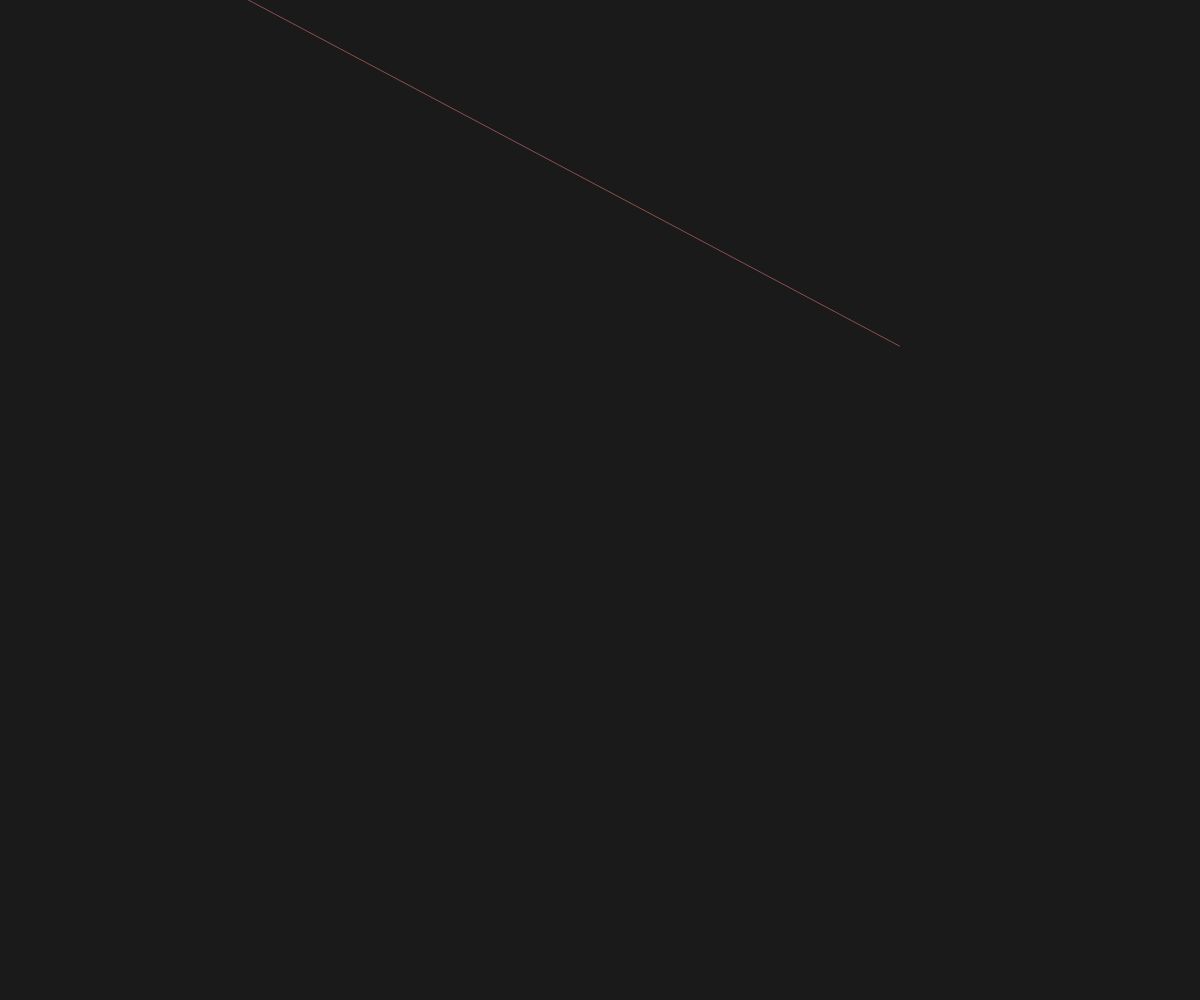
Frame 1 (no input)
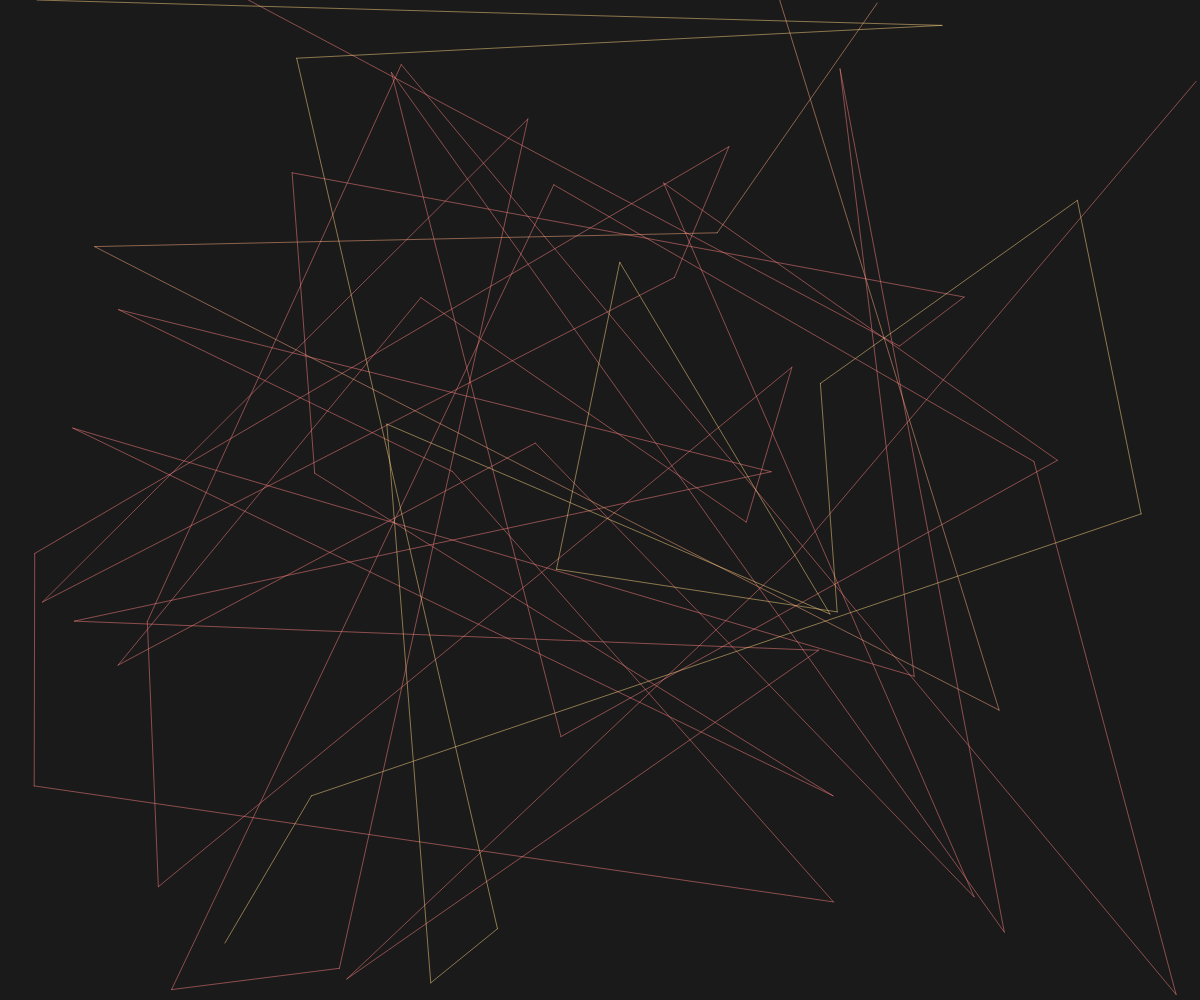
Frame 60 (no input)
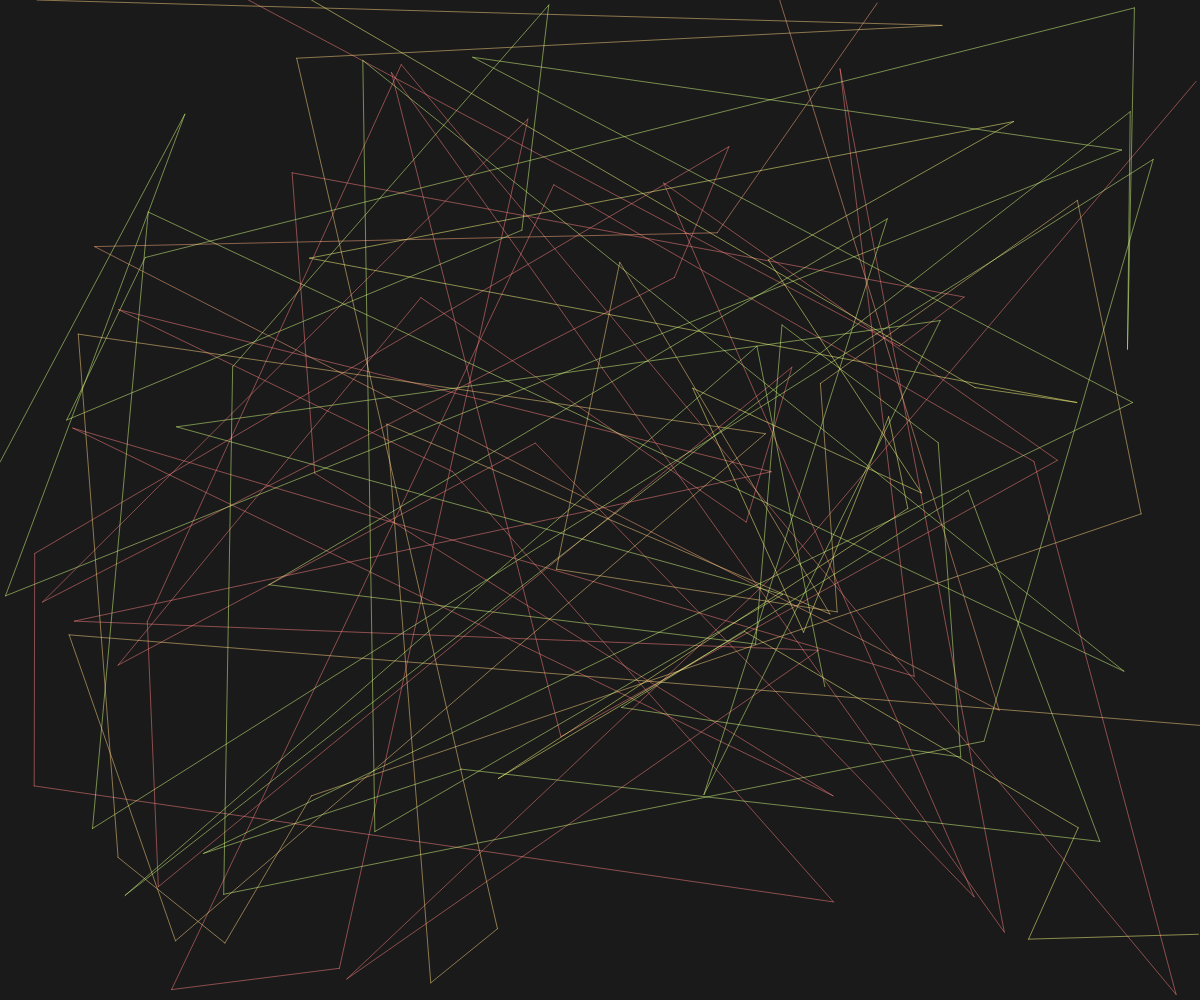
Frame 120 (the mouse pressed at the canvas centre since frame 60)

The p5.js sketch that drew these frames (run headless with seeded random() and noise() and a simulated clock; from frame 60 on, the mouse is pressed at the canvas centre):

// p5.js sketch
// ── sketch.js
let x1;
let x2;
let y1;
let y2;
let isX;
let currentHue;
let stop = false;

function setup(){
    createCanvas(windowWidth, windowHeight);
    colorMode(HSB);
    background(10);
    angleMode(DEGREES);
    //frameRate(8);
    //noLoop();

    strokeWeight(0.5);
    currentHue = 0;

    setStartingPoint();
}

function draw(){
    if(!stop){
        stroke(currentHue,50,100);
        x2 = random(0,windowWidth);
        y2 = random(0,windowHeight);
        line(x1,y1,x2,y2);
        x1 = x2;
        y1 = y2;
    }
    if(x2 > windowWidth-5 || y2 > windowHeight-5 || x2 < 5 || y2 < 5){
        stop = true;
        currentHue += 20;
        if(currentHue<=360){
            stop = false;
            setStartingPoint();
        }
    }
}

function setStartingPoint(){
    //random starting point at a border
    switch(round(random(0,3))){
        case 0:
            x1 = 0;
            isX = true;
            break;
        case 1:
            x1 = windowWidth;
            isX = true;
            break;
        case 2:
            y1 = 0;
            isX = false;
            break;
        case 3:
            y1 = windowHeight;
            isX = false;
            break;
    }

    if(isX){
        y1 = random(0,windowHeight);
    } else {
        x1 = random(0,windowWidth);
    }
}
